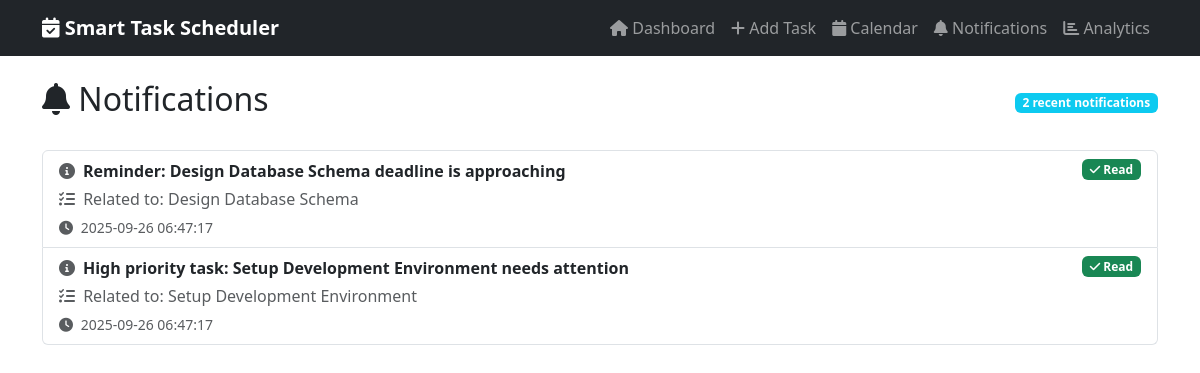
The page /notifications on the database its author committed.
### tables this page shows
CREATE TABLE notifications (
                id INTEGER PRIMARY KEY AUTOINCREMENT,
                task_id INTEGER,
                message TEXT,
                sent_at TEXT DEFAULT CURRENT_TIMESTAMP, read INTEGER DEFAULT 0,
                FOREIGN KEY (task_id) REFERENCES tasks (id)
            );

CREATE TABLE tasks (
                id INTEGER PRIMARY KEY AUTOINCREMENT,
                title TEXT NOT NULL,
                description TEXT,
                priority INTEGER DEFAULT 1,
                deadline TEXT,
                status TEXT DEFAULT 'pending',
                created_at TEXT DEFAULT CURRENT_TIMESTAMP,
                completed_at TEXT,
                estimated_duration INTEGER DEFAULT 60
            );

### app.py (the view)
@app.route('/notifications')
def notifications():
    notifications = task_scheduler.get_recent_notifications(limit=20)
    return render_template('notifications.html', notifications=notifications)

### app.py (called while the page is built)
    def get_recent_notifications(self, limit=10):
        conn = sqlite3.connect('scheduler.db')
        cursor = conn.cursor()
        cursor.execute('''
            SELECT n.id, n.message, n.sent_at, t.title, t.id as task_id, n.read
            FROM notifications n
            LEFT JOIN tasks t ON n.task_id = t.id
            ORDER BY n.sent_at DESC
            LIMIT ?
        ''', (limit,))
        notifications = cursor.fetchall()
        conn.close()
        return [{
            'id': notif[0],
            'message': notif[1],
            'sent_at': notif[2],
            'task_title': notif[3],
            'task_id': notif[4],
            'read': notif[5]
        } for notif in notifications]

### templates/notifications.html (shortened to what this page needs)
{% extends "base.html" %}
{% block content %}
<div class="row">
    <div class="col-12">
        <div class="d-flex justify-content-between align-items-center mb-4">
            <h2><i class="fas fa-bell"></i> Notifications</h2>
            <span class="badge bg-info">{{ notifications|length }} recent notifications</span>
        </div>
        {% if notifications %}
        <div class="list-group">
            {% for notification in notifications %}
            <div class="list-group-item {% if not notification.read %}list-group-item-warning{% endif %}">
                <div class="d-flex w-100 justify-content-between">
                    <div class="flex-grow-1">
                        <div class="d-flex align-items-center mb-1">
                            <i class="fas fa-info-circle me-2 {% if not notification.read %}text-warning{% else %}text-muted{% endif %}"></i>
                            <strong>{{ notification.message }}</strong>
                        </div>
                        {% if notification.task_title %}
                        <p class="mb-1 text-muted">
                            <i class="fas fa-tasks me-1"></i>
                            Related to: {{ notification.task_title }}
                        </p>
                        {% endif %}
                        <small class="text-muted">
                            <i class="fas fa-clock me-1"></i>
                            {{ notification.sent_at }}
                        </small>
                    </div>
                    <div class="d-flex flex-column align-items-end">
                        {% if not notification.read %}
                        <form method="POST" action="{{ url_for('mark_notification_read', notification_id=notification.id) }}" class="mb-2">
                            <button type="submit" class="btn btn-sm btn-outline-success">
                                <i class="fas fa-check"></i> Mark Read
                            </button>
                        </form>
                        {% else %}
                        <span class="badge bg-success"><i class="fas fa-check"></i> Read</span>
                        {% endif %}
                    </div>
                </div>
            </div>
            {% endfor %}
        </div>
        {% endif %}
    </div>
</div>
{% endblock %}

### templates/base.html (shortened to what this page needs)
<!DOCTYPE html>
<html lang="en">
<head>
    <link href="https://cdn.jsdelivr.net/npm/bootstrap@5.3.0/dist/css/bootstrap.min.css" rel="stylesheet">
    <link href="https://cdnjs.cloudflare.com/ajax/libs/font-awesome/6.0.0/css/all.min.css" rel="stylesheet">
</head>
<body>
    <nav class="navbar navbar-expand-lg navbar-dark bg-dark">
        <div class="container">
            <a class="navbar-brand" href="{{ url_for('index') }}">
                <i class="fas fa-calendar-check"></i> Smart Task Scheduler
            </a>
            <div class="collapse navbar-collapse" id="navbarNav">
                <ul class="navbar-nav ms-auto">
                    <li class="nav-item">
                        <a class="nav-link" href="{{ url_for('index') }}">
                            <i class="fas fa-home"></i> Dashboard
                        </a>
                    </li>
                    <li class="nav-item">
                        <a class="nav-link" href="{{ url_for('add_task') }}">
                            <i class="fas fa-plus"></i> Add Task
                        </a>
                    </li>
                    <li class="nav-item">
                        <a class="nav-link" href="{{ url_for('calendar') }}">
                            <i class="fas fa-calendar"></i> Calendar
                        </a>
                    </li>
                    <li class="nav-item">
                        <a class="nav-link" href="{{ url_for('notifications') }}">
                            <i class="fas fa-bell"></i> Notifications
                        </a>
                    </li>
                    <li class="nav-item">
                        <a class="nav-link" href="{{ url_for('analytics') }}">
                            <i class="fas fa-chart-bar"></i> Analytics
                        </a>
                    </li>
                </ul>
            </div>
        </div>
    </nav>
    <div class="container mt-4">
        {% block content %}{% endblock %}
    </div>
</body>
</html>

### templates/base.html (style rules this page uses)
.navbar-brand { font-weight: bold; }

### rows shown on the page
notifications: read 1 (drawn), message "Reminder: Design Database Schema deadline is approaching", task_title "Design Database Schema", sent_at "2025-09-26 06:47:17"
notifications: read 1 (drawn), message "High priority task: Setup Development Environment needs attention", task_title "Setup Development Environment", sent_at "2025-09-26 06:47:17"

### other values the page prints
{{ notifications|length }} "2"
